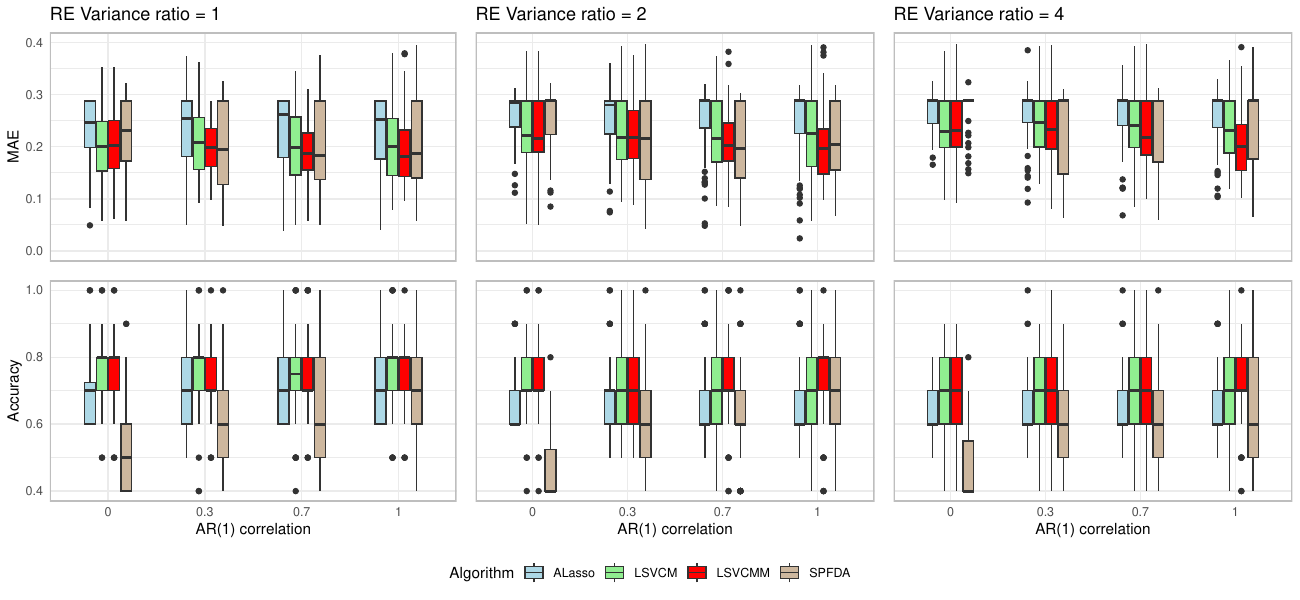

Recreate this plot in R.
library(ggplot2)
library(dplyr)
library(magrittr)

dir = "misspecification"
fn = "sine"

display_names = c(
  "LSVCMM"="LSVCMM",
  "LSVCMM.Cross-sectional"="ALasso",
  "LSVCMM.Independent"="LSVCM",
  "SPFDA"="SPFDA"
)

estimates = read.csv(paste0("experiment_", dir, "/results/estimates.csv"))
estimation_errors = read.csv(paste0("experiment_", dir, "/results/estimation_errors.csv"))
classifications = read.csv(paste0("experiment_", dir, "/results/classifications.csv"))
parameters = read.csv(paste0("experiment_", dir, "/results/parameters.csv"))

# patch names
parameters$algorithm = display_names[parameters$algorithm]

estimates %<>% left_join(parameters, by="job.id") %>% filter(grpdiff_function==fn)
estimation_errors %<>% left_join(parameters, by="job.id") %>% filter(grpdiff_function==fn)
classifications %<>% left_join(parameters, by="job.id") %>% filter(grpdiff_function==fn)

# experiment setup
random_effect_ar1_correlation=c(0., 0.3, 0.7, 1.)  # axis
random_effect_variance_ratio=c(1., 2., 4.)  # columns
xvar = "random_effect_ar1_correlation"
xname = "AR(1) correlation"
gs = list()
colors = c(
  "LSVCMM"="red",
  "ALasso"="lightblue",
  "LSVCM"="lightgreen",
  "SPFDA"="bisque3"
)

for(col in seq_along(random_effect_variance_ratio)){
  re_ratio = random_effect_variance_ratio[col]
  name = paste0("RE Variance ratio = ", re_ratio)

  gby1 = c("algorithm", "seed", xvar)

  # MAE
  df = estimation_errors %>%
    filter(random_effect_variance_ratio==re_ratio) %>%
    group_by(across(all_of(gby1))) %>%
    summarise(mae=mean(abs(group_difference)))
  g = ggplot() +
    theme_minimal() +
    geom_boxplot(
      data=df,
      mapping=aes(x=as.factor(random_effect_ar1_correlation), y=mae, fill=algorithm,
                  group=paste(algorithm, random_effect_ar1_correlation)),
      width=0.5
    ) +
    xlab(xname) + ylab("MAE") +
    labs(fill="Algorithm") +
    theme(
      legend.position="none",
      text=element_text(family="Helvetica"),
      axis.text.x=element_blank(),
      axis.ticks.x=element_blank(),
      axis.title.x=element_blank(),
      panel.border = element_rect(colour = "grey", fill=NA, size=1),
    ) +
    scale_fill_manual(values=colors) +
    ggtitle(name) +
    ylim(0, 0.4)
  if(col>1) g = g + theme(
    axis.text.y=element_blank(),
    axis.ticks.y=element_blank(),
    axis.title.y=element_blank()
  )
  gs[[paste0(re_ratio, "mae")]] = g


  # Classification metrics

  df = classifications %>%
    filter(random_effect_variance_ratio==re_ratio) %>%
    group_by(across(all_of(gby1))) %>%
    summarise(
      tn=sum(group_difference=="TN"),
      fp=sum(group_difference=="FP"),
      fn=sum(group_difference=="FN"),
      tp=sum(group_difference=="TP")
    ) %>%
    mutate(
      ppv=(tp+fp)/(tp+tn+fp+fn),
      acc=(tp+tn)/(tp+tn+fp+fn),
      fdr=fp/pmax(tp+fp, 1),
      tpr=tp/pmax(tp+fn, 1),
    )

  # accuracy
  g = ggplot() +
    theme_minimal() +
    geom_boxplot(
      data=df,
      mapping=aes(x=as.factor(random_effect_ar1_correlation), y=acc, fill=algorithm,
                  group=paste(algorithm, random_effect_ar1_correlation)),
      width=0.5
    ) +
    xlab(xname) + ylab("Accuracy") +
    labs(fill="Algorithm") +
    theme(
      legend.position="none",
      text=element_text(family="Helvetica"),
      panel.border = element_rect(colour = "grey", fill=NA, size=1),
    ) +
    scale_fill_manual(values=colors) +
    ylim(0.4, 1)
  if(col>1) g = g + theme(
    axis.text.y=element_blank(),
    axis.ticks.y=element_blank(),
    axis.title.y=element_blank()
  )
  gs[[paste0(re_ratio, "acc")]] = g

}

gtmp = ggplot() +
  theme_minimal() +
  geom_boxplot(
    data=df,
    mapping=aes(x=as.factor(random_effect_ar1_correlation), y=acc, fill=algorithm,
                group=paste(algorithm, random_effect_ar1_correlation)),
    width=0.5
  ) +
  scale_fill_manual(values=colors) +
  labs(fill="Algorithm") +
  theme(legend.direction="horizontal")
glegend = cowplot::get_legend(gtmp)
glegend = ggpubr::as_ggplot(glegend)

g = cowplot::plot_grid(
  plotlist=gs,
  ncol=length(random_effect_variance_ratio), nrow=2,
  byrow=F,
  align="none", axis="tblr",
  rel_widths=c(1, rep(0.9, length(random_effect_variance_ratio)-1)),
  rel_heights=c(1, 1)
)


gg = cowplot::plot_grid(g, glegend, ncol=1, nrow=2, rel_heights=c(10, 1))

ggsave(paste0("./sim_misspecification.pdf"), gg, width=length(experiments)*3+1, height=6)

